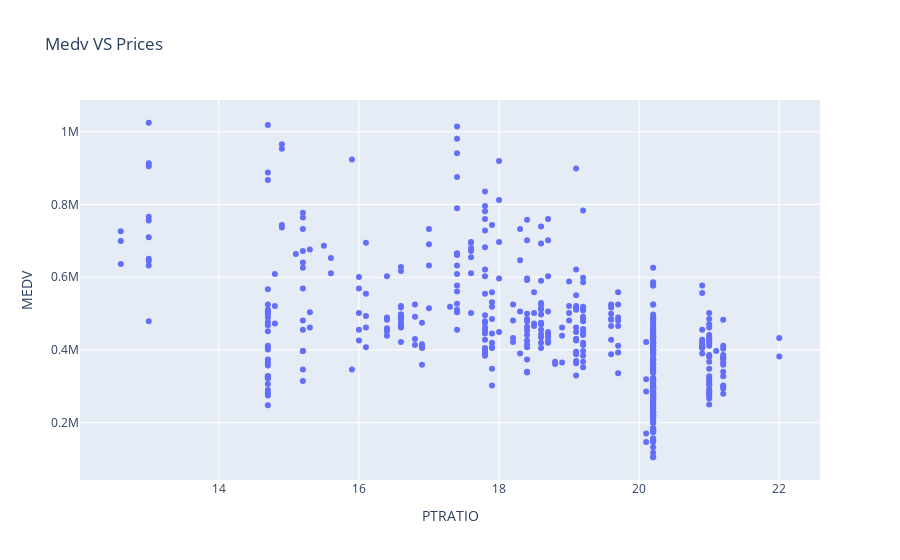

Notebook source saved alongside this figure:
### Markdown cell above
* Would you expect a neighborhood that has an `'PTRATIO'` value(ratio of students to teachers) of 10 have home prices be worth more or less than a neighborhood that has an `'PTRATIO'` value of 15?

### Code cell
px.scatter(data_frame = data,
           x = data.PTRATIO,
           y = prices,
           title = "Medv VS Prices",  
)

### Figure 1 — Plotly figure (JSON) as saved in the notebook; plotly's stock layout.template omitted (floating-point values rounded to 4 significant figures; data arrays with more than 128 entries replaced by an {"elided": "..."} marker saying what was removed)
{"data": [{"hovertemplate": "PTRATIO=%{x}<br>MEDV=%{y}<extra></extra>", "legendgroup": "", "marker": {"color": "#636efa", "symbol": "circle"}, "mode": "markers", "name": "", "orientation": "v", "showlegend": false, "type": "scatter", "x": {"elided": "489 float values"}, "xaxis": "x", "y": {"elided": "489 float values"}, "yaxis": "y"}], "layout": {"legend": {"tracegroupgap": 0}, "title": {"text": "Medv VS Prices"}, "xaxis": {"anchor": "y", "domain": [0, 1], "title": {"text": "PTRATIO"}}, "yaxis": {"anchor": "x", "domain": [0, 1], "title": {"text": "MEDV"}}}}
